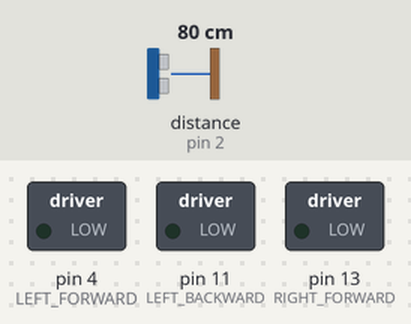
This sketch was run on a simulated Arduino Uno, built with avr-gcc and run on an emulated ATmega328P. Parts: switched loads named in the sketch (green lamp = pin HIGH). The test bench sets the inputs (shaded band); at power-on: distance to the obstacle (sensor on pin 2) 80 cm. The echo pulse lasts 58.3 µs per cm; random numbers use the default seed unless the sketch sets one.

Above: at 0.1 s.
At 2.6 s:
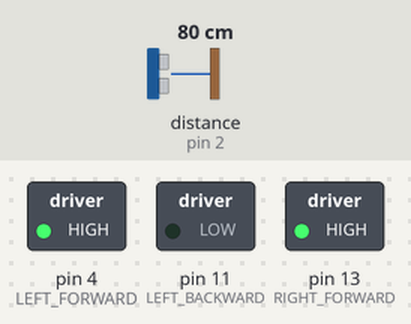
Timing chart, 0 to 4.1 s (numbered marks = the images above):
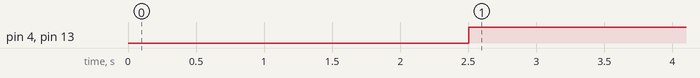

The sketch:

car.ino
```cpp
// #include <MPU6050_tockn.h>
#include <Wire.h>
#include <Servo.h>
#include <HCSR04.h>

#define VERY_SHORT_TIME         250
#define SHORT_TIME              500
#define LONG_TIME               800
#define VERY_LONG_TIME          1200

#define LEFT_FORWARD            4       //  white wire
#define LEFT_BACKWARD           11      // blue wire
#define RIGHT_FORWARD           13      // yellow wire
#define RIGHT_BACKWARD          12      // green wire
#define TRIG                    3       // orange wire
#define ECHO                    2       // yellow wire
// #define EN_RIGHT 6
// #define EN_LEFT 5

// #define SERVO 10
// #define LOOK_FORWARD 105
// #define LOOK_RIGHT 30
// #define LOOK_LEFT 180
// #define MAX_SPEED 255

enum Turn {
  LEFT, RIGHT
};

int THRESHOLD_in_cm = 20;
int distance = 1000;
Turn lastTurn = LEFT;
UltraSonicDistanceSensor hc(TRIG, ECHO);

// int rightMotorSpeed = 255;
// int leftMotorSpeed = 255;
// int watch = LOOK_FORWARD;

// float angle = 0, targetAngle, gyroZ = 0;
// Servo servo;
// MPU6050 mpu6050(Wire);

/**
  IMPORTANT:
    Batteries supply motors AND arduino => arduino must be linked in the Vin / GND

    Left motor is linked at the bottom ("supply side")
    Right motor is linked on top ("non supply side")
    Both motors are linked with pins poiting outside

    The gyroscope MPU6050 must be mounted with pins oriented forward
    Wiring: SDA A4, SCL A5
**/

void setup() {
  pinMode(LEFT_FORWARD, OUTPUT);
  pinMode(LEFT_BACKWARD, OUTPUT);
  pinMode(RIGHT_FORWARD, OUTPUT);
  pinMode(RIGHT_FORWARD, OUTPUT);
  // pinMode(EN_RIGHT, OUTPUT);
  // pinMode(EN_LEFT, OUTPUT);

  // pinMode(TRIG, OUTPUT);
  // pinMode(ECHO, INPUT);

  // servo.attach(SERVO);

  // Waiting the gyroscope setup
  // Wire.begin();
  // mpu6050.begin();
  // mpu6050.calcGyroOffsets(true);
  // servo.write(watch);
  // targetAngle = measureAngle();
  // Serial.begin(9600);

  //Give some before starting the motors
  delay(2000);
}

void loop() {
  measureDistance();
  // angle = measureAngle();
  // analogWrite(EN_RIGHT, rightMotorSpeed);
  // analogWrite(EN_LEFT, leftMotorSpeed);

  if(distance > THRESHOLD_in_cm) {
    forward();
  } else {
    stop(LONG_TIME);
    // backward(LONG_TIME);
    // chooseWhereToGo();
  }
}

void chooseWhereToGo() {
  random(2) == 0 ? left(LONG_TIME) : right(LONG_TIME);
}

void measureDistance() {
  delay(500);
  distance = hc.measureDistanceCm();
}

void forward() {
  digitalWrite(LEFT_FORWARD, HIGH);
  digitalWrite(LEFT_BACKWARD, LOW);
  digitalWrite(RIGHT_FORWARD, HIGH);
  digitalWrite(RIGHT_BACKWARD, LOW);
}

void backward(int time) {
  digitalWrite(LEFT_FORWARD, LOW);
  digitalWrite(LEFT_BACKWARD, HIGH);
  digitalWrite(RIGHT_FORWARD, LOW);
  digitalWrite(RIGHT_BACKWARD, HIGH);
  delay(time);
  stop(time);
}

void left(int time) {
  digitalWrite(LEFT_FORWARD, LOW);
  digitalWrite(LEFT_BACKWARD, LOW);
  digitalWrite(RIGHT_FORWARD, HIGH);
  digitalWrite(RIGHT_BACKWARD, LOW);
  lastTurn = LEFT;
  delay(time);
  stop(time);
}

void right(int time) {
  digitalWrite(LEFT_FORWARD, HIGH);
  digitalWrite(LEFT_BACKWARD, LOW);
  digitalWrite(RIGHT_FORWARD, LOW);
  digitalWrite(RIGHT_BACKWARD, LOW);
  lastTurn = RIGHT;
  delay(time);
  stop(time);
}

void stop(int time) {
  digitalWrite(LEFT_FORWARD, LOW);
  digitalWrite(LEFT_BACKWARD, LOW);
  digitalWrite(RIGHT_FORWARD, LOW);
  digitalWrite(RIGHT_BACKWARD, LOW);
  delay(time);
  // rightMotorSpeed = 0;
  // leftMotorSpeed = 0;
}

// void rotateTillNoObstacle() {
//   smoothlyLookLeft();
//   int distanceLeft = measureDistance();
//   smoothlyLookRight();
//   int distanceRight = measureDistance();
//   smoothlyLookForward();

//   if(distanceLeft > THRESHOLD) {
//     left(SHORT_TIME);
//   } else if(distanceRight > THRESHOLD) {
//     right(SHORT_TIME);
//   } else {
//     backward(SHORT_TIME);
//   }
//   // targetAngle = measureAngle();
// }

// bool obstacleTooClose() {
// distance = hc.measureDistanceCm();
//   return distance < THRESHOLD;
// }

// void chooseRandomlyWhereToGo() {
//   random(0,2) == 0 ? left() : right(SHORT_TIME);
// }


// float measureAngularSpeed() {
//   float angSpeed = mpu6050.getGyroZ();

//   return angSpeed;
// }

// float measureAngle() {
//   mpu6050.update();
//   return mpu6050.getAngleZ();
// }


// void left90Degrees() {
//   float actualAngle = measureAngle();
//   while(abs(angle - actualAngle) < 90) {
//     digitalWrite(LEFT_FORWARD, LOW);
//     digitalWrite(LEFT_BACKWARD, LOW);
//     digitalWrite(RIGHT_FORWARD, HIGH);
//     digitalWrite(RIGHT_BACKWARD, LOW);
//     actualAngle = measureAngle();
//     delay(10);
//   }
//   lastTurn = LEFT;
// }


// void right90Degrees() {
//   float actualAngle = measureAngle();
//   while(abs(angle - actualAngle) < 90) {
//     digitalWrite(LEFT_FORWARD, HIGH);
//     digitalWrite(LEFT_BACKWARD, LOW);
//     digitalWrite(RIGHT_FORWARD, LOW);
//     digitalWrite(RIGHT_BACKWARD, LOW);
//     actualAngle = measureAngle();
//     delay(10);
//   }
//   lastTurn = RIGHT;
// }

// void smoothlyLookRight() {
//   for(; watch>=LOOK_RIGHT; watch--) {
//     servo.write(watch);
//     delay(10);
//   }
// }

// void smoothlyLookLeft() {
//   for(; watch<LOOK_LEFT; watch++) {
//     servo.write(watch);
//     delay(10);
//   }
// }

// void smoothlyLookForward() {
//   if(watch < LOOK_FORWARD) {
//     for(; watch<LOOK_FORWARD; watch++) {
//       servo.write(watch);
//       delay(10);
//     }
//   } else {
//     for(; watch>=LOOK_FORWARD; watch--) {
//       servo.write(watch);
//       delay(10);
//     }
//   }
// }

// void testMovement() {
//   delay(5000);
//   forward();
//   delay(1000);
//   stop();
//   delay(1000);
//   backward();
//   delay(1000);
//   stop();
//   delay(1000);
//   left(50);
//   delay(1000);
//   stop();
//   delay(1000);
//   right(50);
//   delay(1000);
//   stop();
//   delay(100000);
// }
```

Measured:
- by itself, pin 4 (LEFT_FORWARD), pin 13 (RIGHT_FORWARD): LOW → HIGH at 2.5 s
